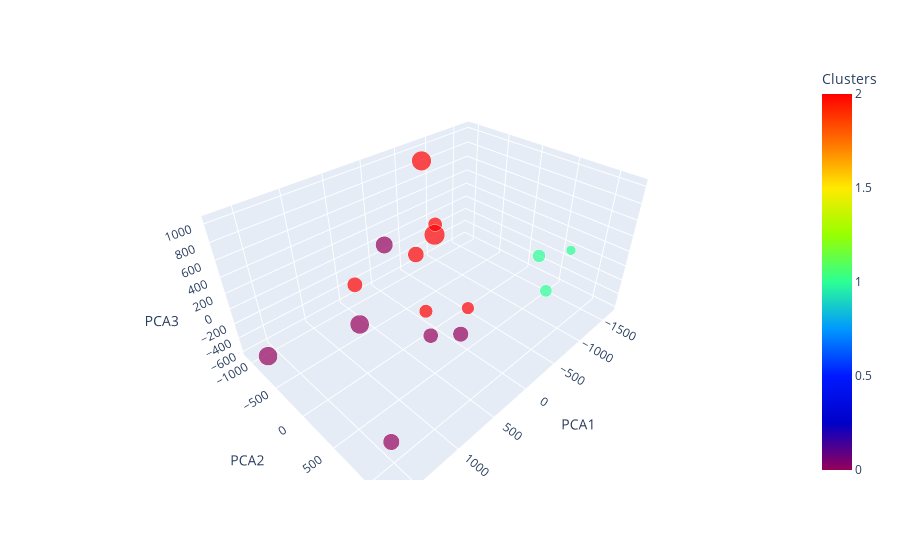

The code cell stored with this chart in its notebook:
### Code cell
import plotly.express as px

pcaPriceDfPredictionsPlot = spendPcaDf_pred.reset_index()
# fig = px.scatter_3d(spendPcaDf_pred, x="Cereals and bakery products Average Change", y="Fruits and vegetables Average Change", z="Meats, poultry, fish, and eggs Average Change",size = 'Average Change',
#                     color='customer_segments',color_continuous_scale= px.colors.sequential.Rainbow,hover_name='City')
fig = px.scatter_3d(spendPcaDf_pred, x="PCA1", y="PCA2", z="PCA3",size = 'Average Change',
                    color='Clusters',color_continuous_scale= px.colors.sequential.Rainbow,hover_name='City')

fig.show()

### Figure 1 — Plotly figure (JSON) as saved in the notebook; plotly's stock layout.template omitted (floating-point values rounded to 4 significant figures)
{"data": [{"hovertemplate": "<b>%{hovertext}</b><br><br>PCA1=%{x}<br>PCA2=%{y}<br>PCA3=%{z}<br>Average Change=%{marker.size}<br>Clusters=%{marker.color}<extra></extra>", "hovertext": ["Chicago", "Detroit", "Minneapolis-St.Paul", "New York", "Philadelphia", "Washington, D.C.", "Baltimore", "Atlanta", "Miami", "Dallas-Fort Worth", "Houston", "Los Angeles", "San Francisco", "San Diego", "Seattle", "Phoenix"], "legendgroup": "", "marker": {"color": [0, 2, 0, 2, 2, 0, 2, 2, 2, 1, 1, 2, 0, 0, 0, 1], "coloraxis": "coloraxis", "size": [2.898, 2.024, 3.127, 3.009, 3.326, 4.704, 5.453, 4.962, 2.604, 2.155, 1.219, 2.321, 4.676, 3.906, 3.512, 1.904], "sizemode": "area", "sizeref": 0.01363, "symbol": "circle"}, "mode": "markers", "name": "", "scene": "scene", "showlegend": false, "type": "scatter3d", "x": [322.8, -302.4, 413.1, 369.4, 149.0, 973.3, -205.6, -544.7, -1080.0, -1469.0, -1671.0, -91.74, 1659.0, 814.6, 1680.0, -1016.0], "y": [253.6, 221.6, 761.8, -1007.0, -138.1, -86.21, -219.8, -768.7, -1100.0, 337.9, 646.0, -258.0, -841.7, 199.5, 1228.0, 771.1], "z": [-388.7, -391.6, 20.11, -353.6, 386.4, -35.41, 440.2, 1028.0, -150.2, -168.5, -38.08, -597.8, -523.4, 955.2, 49.32, -231.8]}], "layout": {"coloraxis": {"colorbar": {"title": {"text": "Clusters"}}, "colorscale": [[0, "rgb(150,0,90)"], [0.125, "rgb(0,0,200)"], [0.25, "rgb(0,25,255)"], [0.375, "rgb(0,152,255)"], [0.5, "rgb(44,255,150)"], [0.625, "rgb(151,255,0)"], [0.75, "rgb(255,234,0)"], [0.875, "rgb(255,111,0)"], [1, "rgb(255,0,0)"]]}, "legend": {"itemsizing": "constant", "tracegroupgap": 0}, "margin": {"t": 60}, "scene": {"domain": {"x": [0, 1], "y": [0, 1]}, "xaxis": {"title": {"text": "PCA1"}}, "yaxis": {"title": {"text": "PCA2"}}, "zaxis": {"title": {"text": "PCA3"}}}}}
